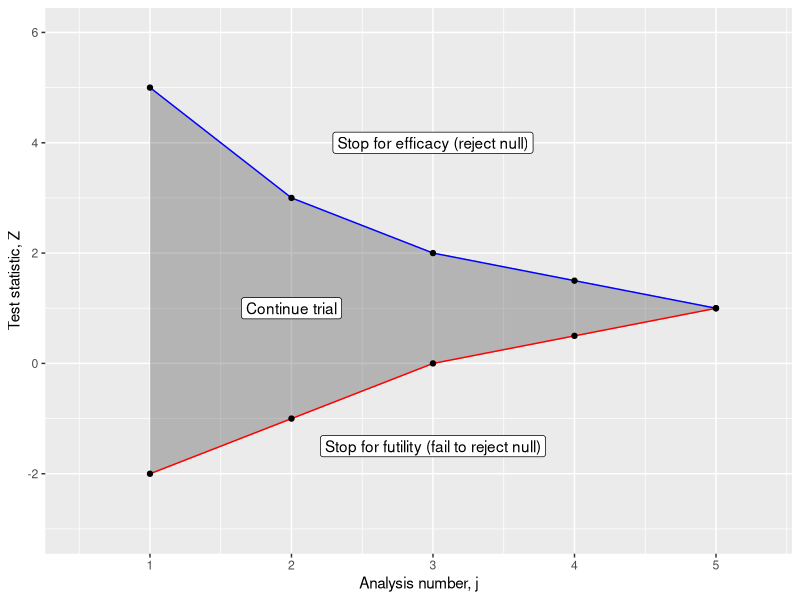

Write R code to recreate this figure.
## ---- chunk 1
knitr::opts_chunk$set(echo = TRUE)

# load required libraries
library(ggplot2)
## ---- chunk 2
boundaries <- data.frame(
  x = c(5, 3, 2, 1.5, 1),
  y = c(-2, -1, 0, 0.5, 1),
  j_analysis = c(1, 2, 3, 4, 5)
)

ggplot(data = boundaries) +
  geom_ribbon(mapping = aes(x = j_analysis, ymin = x, ymax = y), color = "grey", alpha = 0.3) +
  geom_line(mapping = aes(x = j_analysis, y = y), color = "red") +
  geom_line(mapping = aes(x = j_analysis, y = x), color = "blue") +
  geom_point(mapping = aes(x = j_analysis, y = y)) +
  geom_point(mapping = aes(x = j_analysis, y = x)) +
  annotate("label", x = 2, y = 1, label = "Continue trial") +
  annotate("label", x = 3, y = 4, label = "Stop for efficacy (reject null)") +
  annotate("label", x = 3, y = -1.5, label = "Stop for futility (fail to reject null)") +
  ylab("Test statistic, Z") +
  xlab("Analysis number, j") +
  scale_x_continuous(limits = c(0.5,5.3), breaks = c(1, 2, 3, 4, 5)) +
  scale_y_continuous(limits = c(-3, 6))
